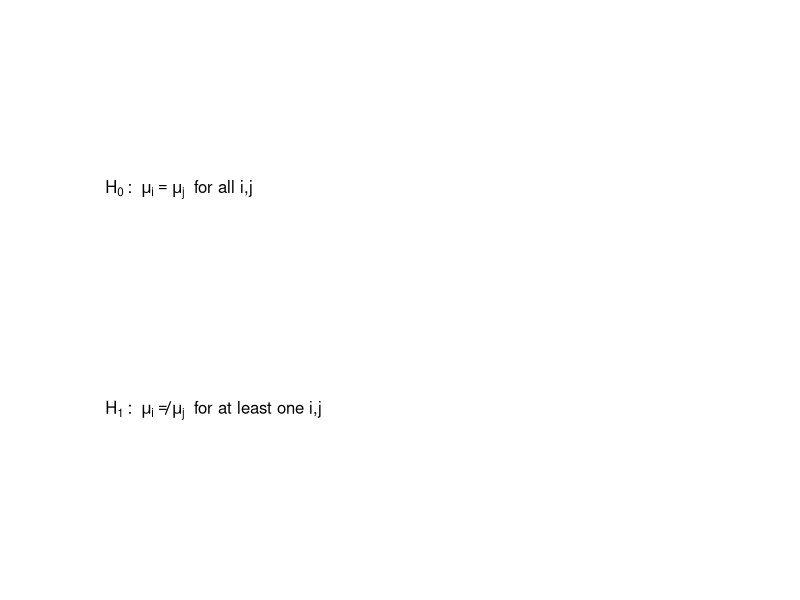
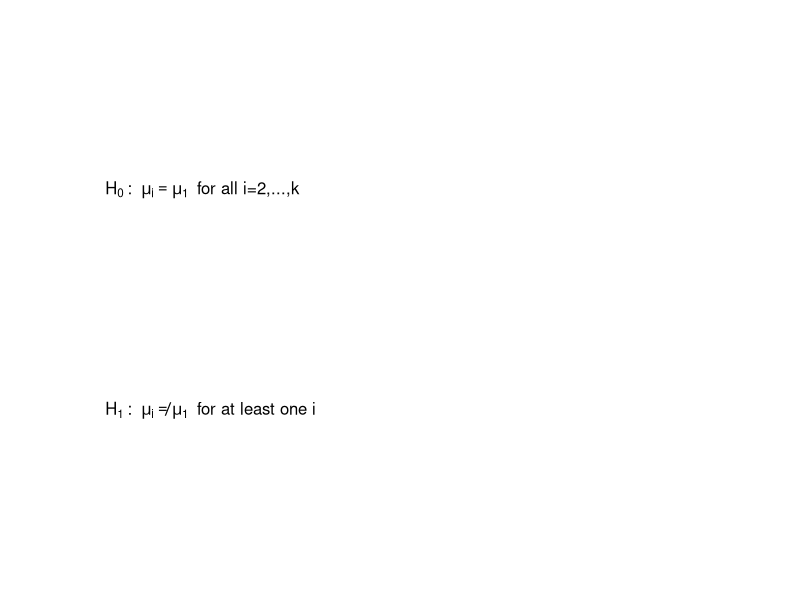

Write R code to recreate these figures, in order.
## ---- chunk 1
h0 <- bquote(H[0] ~ ": " ~ mu[i] == mu[j] ~ " for all i,j")
h1 <- bquote(H[1] ~ ": " ~ mu[i] != mu[j] ~ " for at least one i,j")
par(mar=rep(0.1, 4))
plot(0:1, 0:1, axes=FALSE, type="n")
text(0.1, 0.7, h0, adj=0)
text(0.1, 0.3, h1, adj=0)
## ---- chunk 2
h0 <- bquote(H[0] ~ ": " ~ mu[i] == mu[1] ~ " for all i=2,...,k")
h1 <- bquote(H[1] ~ ": " ~ mu[i] != mu[1] ~ " for at least one i")
par(mar=rep(0.1, 4))
plot(0:1, 0:1, axes=FALSE, type="n")
text(0.1, 0.7, h0, adj=0)
text(0.1, 0.3, h1, adj=0)
